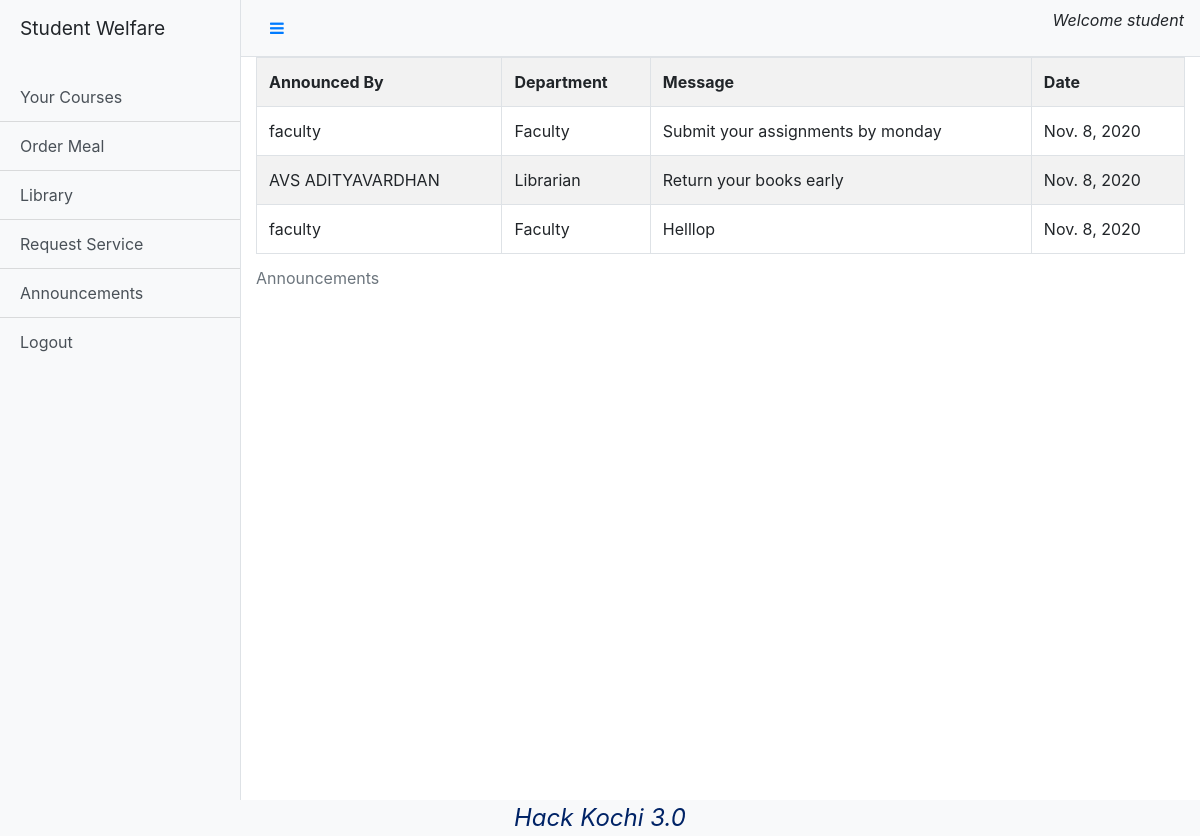
Page /student/studAnnouncement (signed in) on the committed database.
### base/models.py (models this page shows)
class User(AbstractUser):
    user_type = models.CharField(max_length=10,choices=(('Student','Student'),('Faculty','Faculty'),('Librarian','Librarian')),null=True)

class StudentAnnouncement(models.Model):
    announce_from = models.ForeignKey(User,on_delete=models.CASCADE)
    message= models.CharField(max_length=2048)
    date = models.DateField(auto_now_add=True)

### student/views.py (the view)
# urls.py: path('studAnnouncement',views.studAnnouncement,name="studAnnouncement"),
def studAnnouncement(request):
    if not check(request):
        storage = messages.get_messages(request)
        storage.used = True
        messages.info(request,'Invalid Request')
        return redirect('/')
    if not request.user.is_authenticated:
        storage = messages.get_messages(request)
        storage.used = True
        messages.info(request,'Not Logged In')
        return redirect('/')
    announcements=StudentAnnouncement.objects.all()
    return render(request,'studAnnBoard.html',{'announcements':announcements})

### student/views.py (called while the page is built)
def check(request):
    return request.user.user_type=="Student"

### templates/studAnnBoard.html
{%extends "studentDashboard.html"%}
{%block content%}
<table class="table table-striped table-bordered table-hover">
    <caption>Announcements</caption>
    <tr>
        <th>Announced By</th>
        <th>Department</th>
        <th>Message</th>
        <th>Date</th>
    </tr>
    {%for item in announcements%}
    <tr>
        <td>{{item.announce_from.first_name}}</td>
        <td>{{item.announce_from.user_type}}</td>
        <td>{{item.message}}</td>
        <td>{{item.date}}</td>
    </tr>
    {%endfor%}
</table>
{%endblock%}

### templates/studentDashboard.html (shortened to what this page needs)
{%load static%}
<!DOCTYPE html>
<html lang="en">
<head>
    <link rel="stylesheet" href="https://stackpath.bootstrapcdn.com/bootstrap/4.5.2/css/bootstrap.min.css">
    <link rel="stylesheet" href="https://cdnjs.cloudflare.com/ajax/libs/font-awesome/4.7.0/css/font-awesome.min.css">
    <link rel="stylesheet" href="{% static 'css/dashboard.css' %}">
</head>
<body>
  <div class="d-flex" id="wrapper">
    <div class="bg-light border-right" id="sidebar-wrapper">
      <div class="sidebar-heading"><p>Student Welfare</p></div>
      <div class="list-group list-group-flush">
        <a href="/student/enrollments" class="list-group-item list-group-item-action bg-light">Your Courses</a>
        <a href="#" class="list-group-item list-group-item-action bg-light">Order Meal</a>
        <a href="/student/makeBookRequest" class="list-group-item list-group-item-action bg-light">Library</a>
        <a href="/student/requestService" class="list-group-item list-group-item-action bg-light">Request Service</a>
        <a href="/student/studAnnouncement" class="list-group-item list-group-item-action bg-light">Announcements</a>
        <a href="/logout" class="list-group-item list-group-item-action bg-light">Logout</a>
      </div>
    </div>
    <div id="page-content-wrapper">
      <nav class="navbar navbar-expand-lg navbar-light bg-light border-bottom">
        <button class="btn btn-link" id="menu-toggle"><i class="fa fa-bars" aria-hidden="true"></i></button>
        <p class="justify-content-end ml-auto" style="font-style: oblique;">Welcome {{request.user.username}}</p>
      </nav>
      <div class="container-fluid">
            {%block content%}
            {%endblock%}
      </div>
    </div>
  </div>
  <div class="footer obq bg-light">
    Hack Kochi 3.0
  </div>
</body>
</html>

### static/dashboard.css (style rules this page uses)
#wrapper { overflow-x: hidden; }
#sidebar-wrapper { min-height: 100vh; margin-left: -15rem; -webkit-transition: margin .25s ease-out; -moz-transition: margin .25s ease-out; -o-transition: margin .25s ease-out; transition: margin .25s ease-out; }
.footer { font-weight: 400; font-size: 1.3em; left: 0; bottom: 0; width: 100%; color: #002366; text-align: center; }
#sidebar-wrapper .sidebar-heading { padding: 0.875rem 1.25rem; font-size: 1.2rem; }
#sidebar-wrapper .list-group { width: 15rem; }
#page-content-wrapper { min-width: 100vw; }
@media (min-width: 768px) { #sidebar-wrapper { margin-left: 0; } }
@media (min-width: 768px) { #page-content-wrapper { min-width: 0; width: 100%; } }
.obq { font-style: oblique; font-size: 1.5em; text-align:center; }

### rows in the picture
User: user.username "student"
StudentAnnouncement: announce_from.first_name "faculty", announce_from.user_type "Faculty", message "Submit your assignments by monday", date "Nov. 8, 2020"
StudentAnnouncement: announce_from.first_name "AVS ADITYAVARDHAN", announce_from.user_type "Librarian", message "Return your books early", date "Nov. 8, 2020"
StudentAnnouncement: announce_from.first_name "faculty", announce_from.user_type "Faculty", message "Helllop", date "Nov. 8, 2020"
